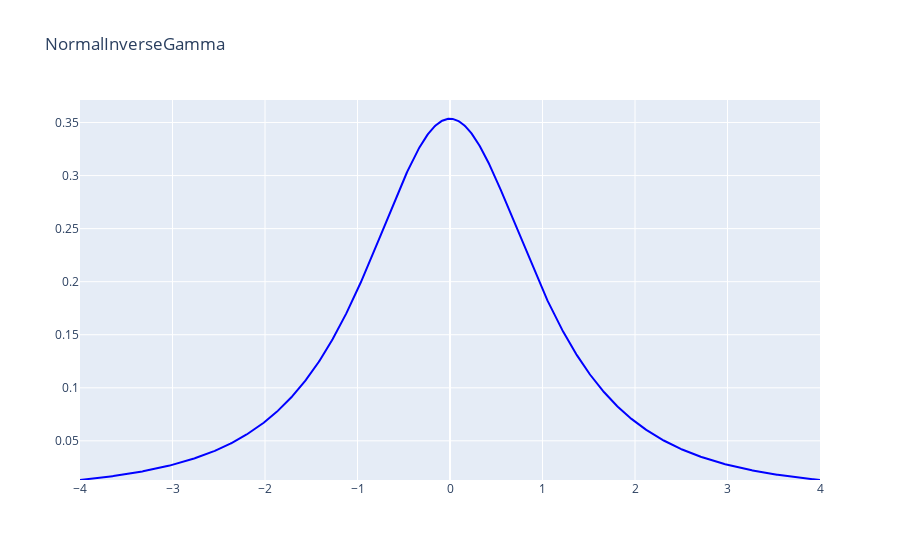
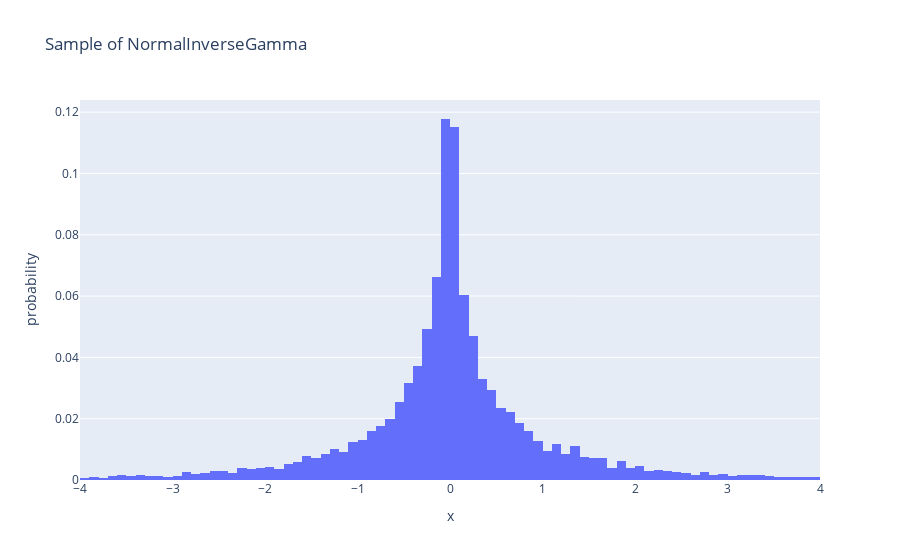

The notebook cell saved with these charts, in order:
### Code cell
from bayesian_ab import stats

stats.NormalInverseGamma(0, 1, 1, 1).get_fig_x(-4, 4).show()
stats.NormalInverseGamma(0, 1, 1, 1).histogram_x(x_min=-4, x_max=4, size=0.1).show()

### Figure 1 — Plotly figure (JSON) as saved in the notebook; plotly's stock layout.template omitted (floating-point values rounded to 4 significant figures; data arrays with more than 128 entries replaced by an {"elided": "..."} marker saying what was removed)
{"data": [{"line": {"color": "blue", "width": 2}, "mode": "lines", "type": "scatter", "x": {"elided": "1000 float values"}, "y": {"elided": "1000 float values"}}], "layout": {"title": {"text": "NormalInverseGamma"}, "xaxis": {"autorange": false, "range": [-4, 4]}, "yaxis": {"autorange": false, "range": [0.01309, 0.3712]}}}

### Figure 2 — Plotly figure (JSON) as saved in the notebook; plotly's stock layout.template omitted (floating-point values rounded to 4 significant figures; data arrays with more than 128 entries replaced by an {"elided": "..."} marker saying what was removed)
{"data": [{"histnorm": "probability", "type": "histogram", "x": {"elided": "10000 float values"}, "xbins": {"end": 4, "size": 0.1, "start": -4}}], "layout": {"title": {"text": "Sample of NormalInverseGamma"}, "xaxis": {"title": {"text": "x"}}, "yaxis": {"title": {"text": "probability"}}}}
